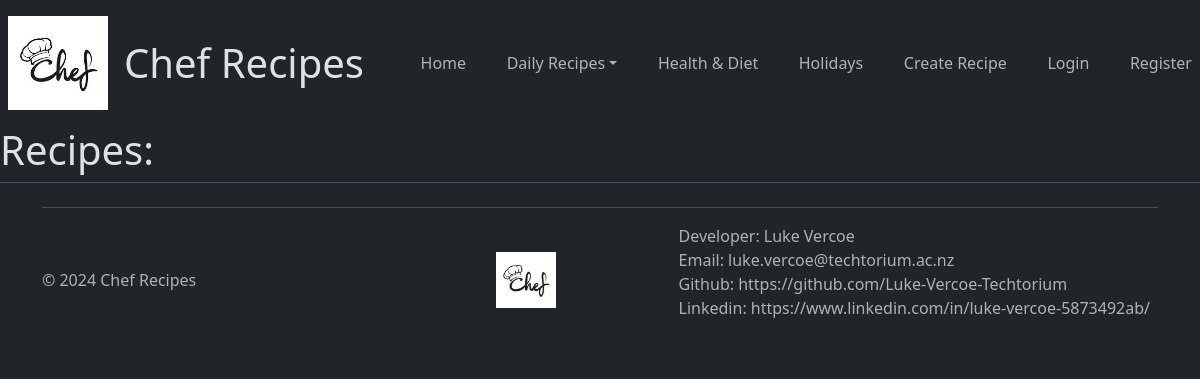
Page /lunch on the earlier database version.
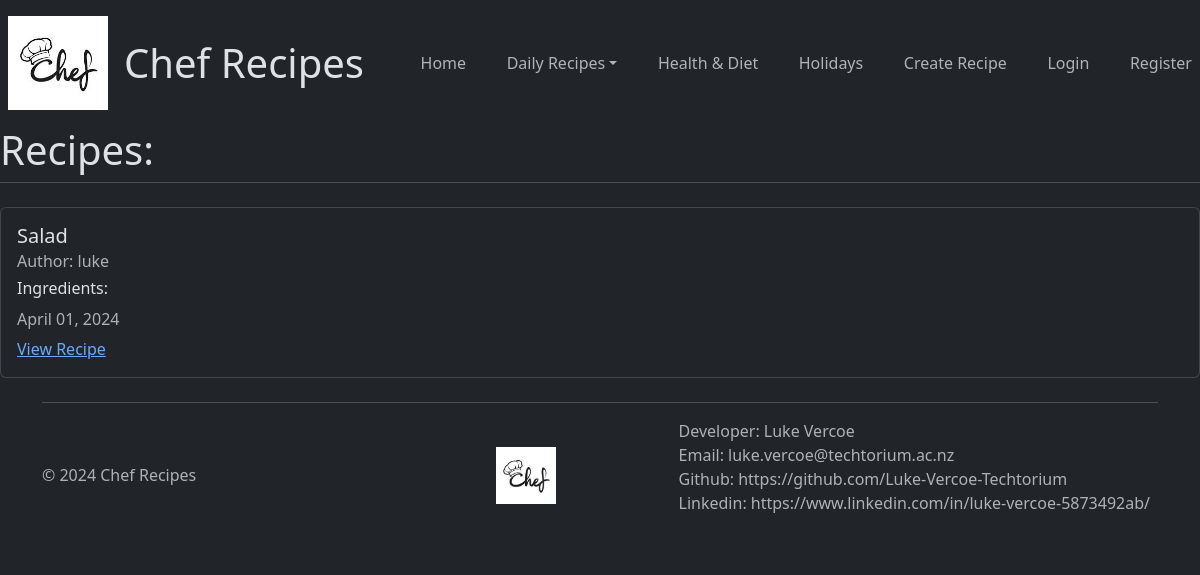
Same page on the later database version.
### recipes/models.py (models this page shows, shortened)
class recipe(models.Model):
    class Meta:
        ordering = ('-updated_at',)
    title = models.CharField(max_length=100)
    ingredients = models.TextField()
    description = models.TextField()
    category = models.CharField(max_length=100, choices=(
        ("NONE", "None"),
        ("HEALTH_DIET", "Health & Diet"),
        ("HOLIDAYS", "Holidays"),
    ))
    meal_time = models.CharField(max_length=100, choices=(
        ("BREAKFAST", "Breakfast"),
        ("LUNCH", "Lunch"),
        ("DINNER", "Dinner"),
        ("DESSERT", "Dessert"),
    ))
    author = models.ForeignKey(User, on_delete=models.CASCADE)
    created_at = models.DateTimeField(auto_now_add=True)
    updated_at = models.DateTimeField(auto_now=True)

### recipes/views.py (the view)
# urls.py: path("lunch", views.recipeLunchView.as_view(), name="recipes-lunch"),
class recipeLunchView(ListView):
    model = models.recipe
    template_name ="recipes/lunch.html"
    context_object_name = "recipes"

### recipes/templates/recipes/lunch.html (shortened to what this page needs)
{% extends "recipes/base.html" %}
{% block content %}
<h1>Recipes:</h1>
<div class="border-top">
    {% for recipe in recipes %}
    {% if recipe.meal_time == "LUNCH" %}
    {% include "recipes/recipe_display.html" %}
    {% endif %}
    {% endfor %}
</div>
{% endblock content %}

### recipes/templates/recipes/recipe_display.html (shortened to what this page needs)
<div class="card my-4">
    <div class="card-body">
        <h5 class="card-title">{{ recipe.title }}</h5>
        <h6 class="card-subtitle mb-2 text-muted">Author: {{ recipe.author }}</h6>
        <h6 class="card-title">Ingredients:</h6>
        <p class="card-text">
        <h6 class="card-subtitle mb-2 text-muted">{{ recipe.updated_at|date:"F d, Y" }}</h6>
        <a href="{% url 'recipes-detail' recipe.pk %}" class="card-link">View Recipe</a>
    </div>
</div>

Differences in the rows shown:
added recipe: title "Salad", author "luke", updated_at "April 01, 2024"
